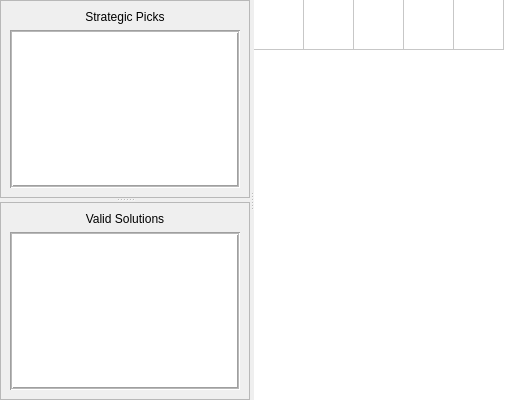
     <widget class="QSplitter" name="solutionDisplaySplitter">
      <property name="orientation">
       <enum>Qt::Orientation::Horizontal</enum>
      </property>
      <widget class="QSplitter" name="suggestionSplitter">
       <property name="maximumSize">
        <size>
         <width>250</width>
         <height>16777215</height>
        </size>
       </property>
       <property name="orientation">
        <enum>Qt::Orientation::Vertical</enum>
       </property>
       <widget class="QFrame" name="strategicFrame">
        <property name="maximumSize">
         <size>
          <width>250</width>
          <height>16777215</height>
         </size>
        </property>
        <property name="frameShape">
         <enum>QFrame::Shape::StyledPanel</enum>
        </property>
        <property name="frameShadow">
         <enum>QFrame::Shadow::Plain</enum>
        </property>
        <property name="lineWidth">
         <number>1</number>
        </property>
        <property name="midLineWidth">
         <number>0</number>
        </property>
        <layout class="QVBoxLayout" name="verticalLayout_3">
         <item>
          <widget class="QLabel" name="strategicLabel">
           <property name="layoutDirection">
            <enum>Qt::LayoutDirection::LeftToRight</enum>
           </property>
           <property name="text">
            <string>Strategic Picks</string>
           </property>
           <property name="alignment">
            <set>Qt::AlignmentFlag::AlignCenter</set>
           </property>
          </widget>
         </item>
         <item>
          <widget class="QListWidget" name="strategicListWidget">
           <property name="sizePolicy">
            <sizepolicy hsizetype="Preferred" vsizetype="Expanding">
             <horstretch>0</horstretch>
             <verstretch>0</verstretch>
            </sizepolicy>
           </property>
           <property name="minimumSize">
            <size>
             <width>0</width>
             <height>0</height>
            </size>
           </property>
           <property name="maximumSize">
            <size>
             <width>16777215</width>
             <height>16777215</height>
            </size>
           </property>
           <property name="font">
            <font>
             <family>Liberation Mono</family>
             <pointsize>18</pointsize>
            </font>
           </property>
           <property name="focusPolicy">
            <enum>Qt::FocusPolicy::NoFocus</enum>
           </property>
           <property name="frameShape">
            <enum>QFrame::Shape::Box</enum>
           </property>
           <property name="frameShadow">
            <enum>QFrame::Shadow::Sunken</enum>
           </property>
           <property name="lineWidth">
            <number>1</number>
           </property>
           <property name="midLineWidth">
            <number>1</number>
           </property>
          </widget>
         </item>
        </layout>
       </widget>
       <widget class="QFrame" name="solutionFrame">
        <property name="maximumSize">
         <size>
          <width>250</width>
          <height>16777215</height>
         </size>
        </property>
        <property name="frameShape">
         <enum>QFrame::Shape::StyledPanel</enum>
        </property>
        <property name="frameShadow">
         <enum>QFrame::Shadow::Plain</enum>
        </property>
        <property name="midLineWidth">
         <number>2</number>
        </property>
        <layout class="QVBoxLayout" name="verticalLayout_2">
         <item>
          <widget class="QLabel" name="solutionLabel">
           <property name="frameShape">
            <enum>QFrame::Shape::NoFrame</enum>
           </property>
           <property name="lineWidth">
            <number>1</number>
           </property>
           <property name="text">
            <string>Valid Solutions</string>
           </property>
           <property name="alignment">
            <set>Qt::AlignmentFlag::AlignCenter</set>
           </property>
          </widget>
         </item>
         <item>
          <widget class="QListWidget" name="solutionListWidget">
           <property name="sizePolicy">
            <sizepolicy hsizetype="Preferred" vsizetype="Expanding">
             <horstretch>0</horstretch>
             <verstretch>0</verstretch>
            </sizepolicy>
           </property>
           <property name="minimumSize">
            <size>
             <width>0</width>
             <height>0</height>
            </size>
           </property>
           <property name="maximumSize">
            <size>
             <width>16777215</width>
             <height>16777215</height>
            </size>
           </property>
           <property name="font">
            <font>
             <family>Liberation Mono</family>
             <pointsize>18</pointsize>
            </font>
           </property>
           <property name="focusPolicy">
            <enum>Qt::FocusPolicy::NoFocus</enum>
           </property>
           <property name="frameShape">
            <enum>QFrame::Shape::Box</enum>
           </property>
           <property name="midLineWidth">
            <number>1</number>
           </property>
          </widget>
         </item>
        </layout>
       </widget>
      </widget>
      <widget class="WordTableWidget" name="guessDisplay">
       <property name="frameShape">
        <enum>QFrame::Shape::NoFrame</enum>
       </property>
       <property name="frameShadow">
        <enum>QFrame::Shadow::Plain</enum>
       </property>
       <property name="lineWidth">
        <number>1</number>
       </property>
       <property name="rowCount">
        <number>1</number>
       </property>
       <property name="columnCount">
        <number>5</number>
       </property>
       <attribute name="horizontalHeaderVisible">
        <bool>false</bool>
       </attribute>
       <attribute name="horizontalHeaderMinimumSectionSize">
        <number>50</number>
       </attribute>
       <attribute name="horizontalHeaderDefaultSectionSize">
        <number>50</number>
       </attribute>
       <attribute name="verticalHeaderVisible">
        <bool>false</bool>
       </attribute>
       <attribute name="verticalHeaderMinimumSectionSize">
        <number>50</number>
       </attribute>
       <attribute name="verticalHeaderDefaultSectionSize">
        <number>50</number>
       </attribute>
       <row>
        <property name="text">
         <string>New Row</string>
        </property>
        <property name="font">
         <font>
          <pointsize>20</pointsize>
         </font>
        </property>
       </row>
       <column>
        <property name="text">
         <string>A</string>
        </property>
        <property name="font">
         <font>
          <pointsize>20</pointsize>
         </font>
        </property>
       </column>
       <column>
        <property name="text">
         <string>B</string>
        </property>
        <property name="font">
         <font>
          <pointsize>20</pointsize>
         </font>
        </property>
       </column>
       <column>
        <property name="text">
         <string>C</string>
        </property>
        <property name="font">
         <font>
          <pointsize>20</pointsize>
         </font>
        </property>
       </column>
       <column>
        <property name="text">
         <string>D</string>
        </property>
        <property name="font">
         <font>
          <pointsize>20</pointsize>
         </font>
        </property>
       </column>
       <column>
        <property name="text">
         <string>E</string>
        </property>
        <property name="font">
         <font>
          <pointsize>20</pointsize>
         </font>
        </property>
       </column>
      </widget>
     </widget>
